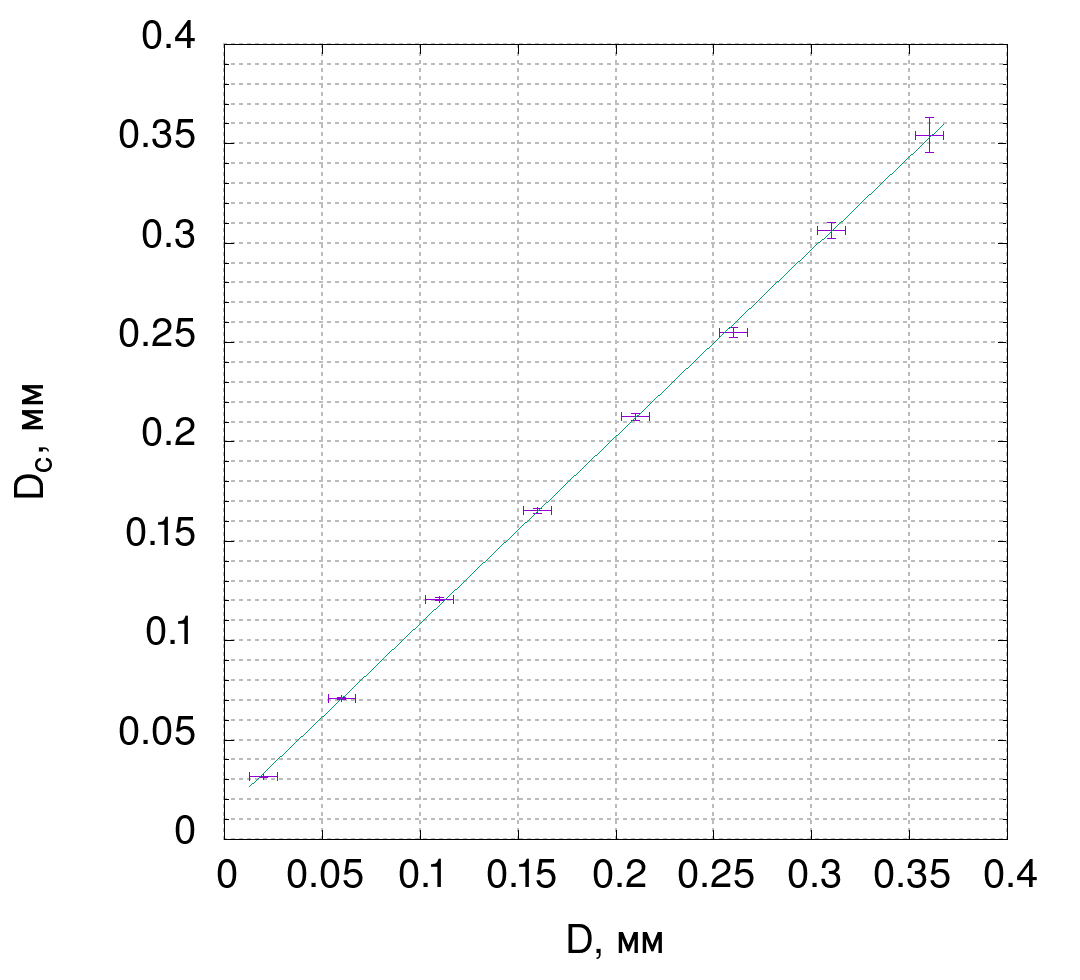

Recreate this plot in gnuplot.
set terminal png size 1080, 980 font "Helvetica,30"

set key right bottom

set tics font "Helvetica,30"

#set xrange[0:0.45]
#set yrange[0:0.45]

set xlabel 'D, мм'
set ylabel 'D_c, мм'

set grid ytics mytics  # draw lines for each ytics and mytics
set mytics 5           # set the spacing for the mytics
set grid

set grid ytics lc rgb "#bbbbbb" lw 2 lt 0
set grid xtics lc rgb "#bbbbbb" lw 2 lt 0

f(x) = a * x + b

fit f(x) 'plot2.data' u 1:3 via a, b

plot 'plot2.data' u 1:3:2:4 w xyerrorbars notitle, f(x) notitle
#pause -1
